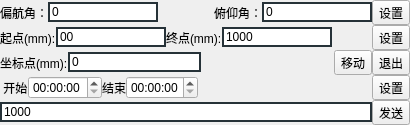
            <widget class="QWidget" name="DeviceControlWidgetSetting" native="true">
             <layout class="QVBoxLayout" name="verticalLayout_12">
              <property name="spacing">
               <number>0</number>
              </property>
              <property name="leftMargin">
               <number>0</number>
              </property>
              <property name="topMargin">
               <number>0</number>
              </property>
              <property name="rightMargin">
               <number>0</number>
              </property>
              <property name="bottomMargin">
               <number>0</number>
              </property>
              <item>
               <layout class="QHBoxLayout" name="horizontalLayout_14">
                <item>
                 <widget class="QLabel" name="label_7">
                  <property name="toolTip">
                   <string>单位0.1° 偏航角范围0°~360° 俯仰角范围-20°~90°</string>
                  </property>
                  <property name="text">
                   <string>偏航角：</string>
                  </property>
                 </widget>
                </item>
                <item>
                 <widget class="QLineEdit" name="lineEdit_camera_PAN">
                  <property name="toolTip">
                   <string>单位0.1° 偏航角范围0°~360° 俯仰角范围-20°~90°</string>
                  </property>
                  <property name="styleSheet">
                   <string notr="true">border: 2px solid #263238;</string>
                  </property>
                  <property name="text">
                   <string>0</string>
                  </property>
                 </widget>
                </item>
                <item>
                 <spacer name="horizontalSpacer_14">
                  <property name="orientation">
                   <enum>Qt::Horizontal</enum>
                  </property>
                  <property name="sizeHint" stdset="0">
                   <size>
                    <width>40</width>
                    <height>20</height>
                   </size>
                  </property>
                 </spacer>
                </item>
                <item>
                 <widget class="QLabel" name="label_8">
                  <property name="toolTip">
                   <string>单位0.1° 偏航角范围0°~360° 俯仰角范围-20°~90°</string>
                  </property>
                  <property name="text">
                   <string>俯仰角：</string>
                  </property>
                 </widget>
                </item>
                <item>
                 <widget class="QLineEdit" name="lineEdit_camera_TITL">
                  <property name="toolTip">
                   <string>单位0.1° 偏航角范围0°~360° 俯仰角范围-20°~90°</string>
                  </property>
                  <property name="styleSheet">
                   <string notr="true">border: 2px solid #263238;</string>
                  </property>
                  <property name="text">
                   <string>0</string>
                  </property>
                 </widget>
                </item>
                <item>
                 <widget class="QToolButton" name="toolButton_robot_camera_set_PAN_TITL">
                  <property name="toolTip">
                   <string>单位0.1° 偏航角范围0°~360° 俯仰角范围-20°~90°</string>
                  </property>
                  <property name="text">
                   <string>设置</string>
                  </property>
                 </widget>
                </item>
               </layout>
              </item>
              <item>
               <layout class="QHBoxLayout" name="horizontalLayout_4">
                <property name="spacing">
                 <number>0</number>
                </property>
                <item>
                 <widget class="QLabel" name="label_4">
                  <property name="text">
                   <string>起点(mm):</string>
                  </property>
                 </widget>
                </item>
                <item>
                 <widget class="QLineEdit" name="lineEdit_robot_map_origin">
                  <property name="styleSheet">
                   <string notr="true">border: 2px solid #263238;</string>
                  </property>
                  <property name="text">
                   <string>00</string>
                  </property>
                 </widget>
                </item>
                <item>
                 <widget class="QLabel" name="label_5">
                  <property name="text">
                   <string>终点(mm):</string>
                  </property>
                 </widget>
                </item>
                <item>
                 <widget class="QLineEdit" name="lineEdit_robot_map_end">
                  <property name="styleSheet">
                   <string notr="true">border: 2px solid #263238;</string>
                  </property>
                  <property name="text">
                   <string>1000</string>
                  </property>
                 </widget>
                </item>
                <item>
                 <spacer name="horizontalSpacer_10">
                  <property name="orientation">
                   <enum>Qt::Horizontal</enum>
                  </property>
                  <property name="sizeHint" stdset="0">
                   <size>
                    <width>40</width>
                    <height>20</height>
                   </size>
                  </property>
                 </spacer>
                </item>
                <item>
                 <widget class="QToolButton" name="toolButton_robot_map_set">
                  <property name="text">
                   <string>设置</string>
                  </property>
                 </widget>
                </item>
               </layout>
              </item>
              <item>
               <layout class="QHBoxLayout" name="horizontalLayout_12">
                <item>
                 <widget class="QLabel" name="label_6">
                  <property name="text">
                   <string>坐标点(mm):</string>
                  </property>
                 </widget>
                </item>
                <item>
                 <widget class="QLineEdit" name="lineEdit_robot_move_pose">
                  <property name="styleSheet">
                   <string notr="true">border: 2px solid #263238;</string>
                  </property>
                  <property name="text">
                   <string>0</string>
                  </property>
                 </widget>
                </item>
                <item>
                 <spacer name="horizontalSpacer_13">
                  <property name="orientation">
                   <enum>Qt::Horizontal</enum>
                  </property>
                  <property name="sizeHint" stdset="0">
                   <size>
                    <width>40</width>
                    <height>20</height>
                   </size>
                  </property>
                 </spacer>
                </item>
                <item>
                 <widget class="QToolButton" name="toolButton_robot_move_goto">
                  <property name="text">
                   <string>移动</string>
                  </property>
                 </widget>
                </item>
                <item>
                 <widget class="QToolButton" name="toolButton_robot_move_goto_cancel">
                  <property name="text">
                   <string>退出</string>
                  </property>
                 </widget>
                </item>
               </layout>
              </item>
              <item>
               <layout class="QHBoxLayout" name="horizontalLayout_16">
                <property name="spacing">
                 <number>0</number>
                </property>
                <item>
                 <widget class="QLabel" name="label_9">
                  <property name="text">
                   <string> 开始</string>
                  </property>
                 </widget>
                </item>
                <item>
                 <widget class="QTimeEdit" name="timeEdit_robot_time_begin">
                  <property name="sizePolicy">
                   <sizepolicy hsizetype="Preferred" vsizetype="Fixed">
                    <horstretch>0</horstretch>
                    <verstretch>0</verstretch>
                   </sizepolicy>
                  </property>
                  <property name="minimumSize">
                   <size>
                    <width>72</width>
                    <height>0</height>
                   </size>
                  </property>
                  <property name="maximumSize">
                   <size>
                    <width>16777215</width>
                    <height>16777215</height>
                   </size>
                  </property>
                  <property name="sizeIncrement">
                   <size>
                    <width>1</width>
                    <height>0</height>
                   </size>
                  </property>
                  <property name="autoFillBackground">
                   <bool>true</bool>
                  </property>
                  <property name="styleSheet">
                   <string notr="true">QTimeEdit::up-button {
subcontrol-origin: border;
subcontrol-position: right;
width: 16px;
height: 16px;
border-image: url(:/asset/HomeWindow/Speed_Add.svg);
border-width: 1px;
}

QTimeEdit::down-button {
subcontrol-origin: border;
subcontrol-position: left;
width: 16px;
height: 16px;
border-image: url(:/asset/HomeWindow/Speed_Sub.svg);
border-width: 1px;
}</string>
                  </property>
                  <property name="minimumTime">
                   <time>
                    <hour>0</hour>
                    <minute>0</minute>
                    <second>0</second>
                   </time>
                  </property>
                  <property name="time">
                   <time>
                    <hour>0</hour>
                    <minute>0</minute>
                    <second>0</second>
                   </time>
                  </property>
                 </widget>
                </item>
                <item>
                 <widget class="QLabel" name="label_10">
                  <property name="text">
                   <string>结束</string>
                  </property>
                 </widget>
                </item>
                <item>
                 <widget class="QTimeEdit" name="timeEdit_robot_time_end">
                  <property name="sizePolicy">
                   <sizepolicy hsizetype="Preferred" vsizetype="Fixed">
                    <horstretch>0</horstretch>
                    <verstretch>0</verstretch>
                   </sizepolicy>
                  </property>
                  <property name="minimumSize">
                   <size>
                    <width>0</width>
                    <height>0</height>
                   </size>
                  </property>
                  <property name="maximumSize">
                   <size>
                    <width>72</width>
                    <height>16777215</height>
                   </size>
                  </property>
                  <property name="styleSheet">
                   <string notr="true">QTimeEdit::up-button {
subcontrol-origin: border;
subcontrol-position: right;
width: 16px;
height: 16px;
border-image: url(:/asset/HomeWindow/Speed_Add.svg);
border-width: 1px;
}

QTimeEdit::down-button {
subcontrol-origin: border;
subcontrol-position: left;
width: 16px;
height: 16px;
border-image: url(:/asset/HomeWindow/Speed_Sub.svg);
border-width: 1px;
}</string>
                  </property>
                 </widget>
                </item>
                <item>
                 <spacer name="horizontalSpacer_15">
                  <property name="orientation">
                   <enum>Qt::Horizontal</enum>
                  </property>
                  <property name="sizeHint" stdset="0">
                   <size>
                    <width>40</width>
                    <height>20</height>
                   </size>
                  </property>
                 </spacer>
                </item>
                <item>
                 <widget class="QToolButton" name="toolButton_robot_time_set">
                  <property name="sizePolicy">
                   <sizepolicy hsizetype="Preferred" vsizetype="Fixed">
                    <horstretch>0</horstretch>
                    <verstretch>0</verstretch>
                   </sizepolicy>
                  </property>
                  <property name="maximumSize">
                   <size>
                    <width>40</width>
                    <height>16777215</height>
                   </size>
                  </property>
                  <property name="text">
                   <string>设置</string>
                  </property>
                 </widget>
                </item>
               </layout>
              </item>
              <item>
               <layout class="QHBoxLayout" name="horizontalLayout_15" stretch="10,0">
                <property name="spacing">
                 <number>0</number>
                </property>
                <item>
                 <widget class="QLineEdit" name="lineEdit_robot_cmd">
                  <property name="styleSheet">
                   <string notr="true">border: 2px solid #263238;</string>
                  </property>
                  <property name="text">
                   <string>1000</string>
                  </property>
                 </widget>
                </item>
                <item>
                 <widget class="QToolButton" name="toolButton_robot_send_cmd">
                  <property name="text">
                   <string>发送</string>
                  </property>
                 </widget>
                </item>
               </layout>
              </item>
             </layout>
            </widget>
